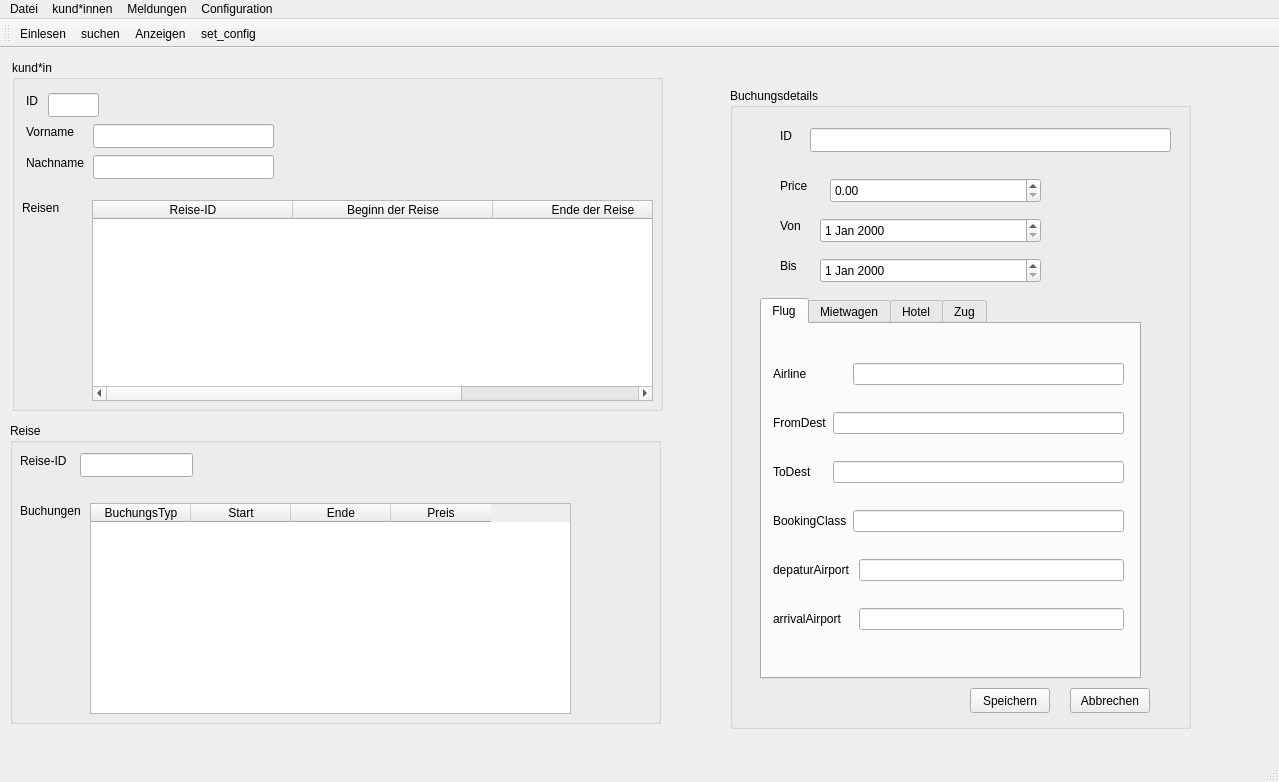
<?xml version="1.0" encoding="UTF-8"?>
<ui version="4.0">
 <class>Travelagencyui</class>
 <widget class="QMainWindow" name="Travelagencyui">
  <property name="geometry">
   <rect>
    <x>0</x>
    <y>0</y>
    <width>1279</width>
    <height>782</height>
   </rect>
  </property>
  <property name="windowTitle">
   <string>MainWindow</string>
  </property>
  <widget class="QWidget" name="centralwidget">
   <widget class="QGroupBox" name="customerGroupBox">
    <property name="geometry">
     <rect>
      <x>12</x>
      <y>12</y>
      <width>651</width>
      <height>351</height>
     </rect>
    </property>
    <property name="title">
     <string>kund*in</string>
    </property>
    <widget class="QLabel" name="label">
     <property name="geometry">
      <rect>
       <x>14</x>
       <y>33</y>
       <width>16</width>
       <height>16</height>
      </rect>
     </property>
     <property name="text">
      <string>ID</string>
     </property>
    </widget>
    <widget class="QLabel" name="label_2">
     <property name="geometry">
      <rect>
       <x>14</x>
       <y>64</y>
       <width>52</width>
       <height>16</height>
      </rect>
     </property>
     <property name="text">
      <string>Vorname</string>
     </property>
    </widget>
    <widget class="QLabel" name="label_3">
     <property name="geometry">
      <rect>
       <x>14</x>
       <y>95</y>
       <width>60</width>
       <height>16</height>
      </rect>
     </property>
     <property name="text">
      <string>Nachname</string>
     </property>
    </widget>
    <widget class="QLineEdit" name="customerIdEdit">
     <property name="geometry">
      <rect>
       <x>36</x>
       <y>33</y>
       <width>51</width>
       <height>24</height>
      </rect>
     </property>
    </widget>
    <widget class="QLineEdit" name="customerVornameEdit">
     <property name="geometry">
      <rect>
       <x>81</x>
       <y>64</y>
       <width>181</width>
       <height>24</height>
      </rect>
     </property>
    </widget>
    <widget class="QLineEdit" name="customerNachnameedit">
     <property name="geometry">
      <rect>
       <x>81</x>
       <y>95</y>
       <width>181</width>
       <height>24</height>
      </rect>
     </property>
    </widget>
    <widget class="QTableWidget" name="customerTravelTable">
     <property name="geometry">
      <rect>
       <x>80</x>
       <y>140</y>
       <width>561</width>
       <height>201</height>
      </rect>
     </property>
     <attribute name="horizontalHeaderDefaultSectionSize">
      <number>200</number>
     </attribute>
     <attribute name="verticalHeaderMinimumSectionSize">
      <number>24</number>
     </attribute>
     <attribute name="verticalHeaderDefaultSectionSize">
      <number>37</number>
     </attribute>
     <column>
      <property name="text">
       <string>Reise-ID</string>
      </property>
     </column>
     <column>
      <property name="text">
       <string>Beginn der Reise</string>
      </property>
     </column>
     <column>
      <property name="text">
       <string>Ende der Reise</string>
      </property>
     </column>
    </widget>
    <widget class="QLabel" name="label_4">
     <property name="geometry">
      <rect>
       <x>10</x>
       <y>140</y>
       <width>38</width>
       <height>16</height>
      </rect>
     </property>
     <property name="text">
      <string>Reisen</string>
     </property>
    </widget>
   </widget>
   <widget class="QGroupBox" name="travelGroupBox">
    <property name="geometry">
     <rect>
      <x>10</x>
      <y>375</y>
      <width>651</width>
      <height>301</height>
     </rect>
    </property>
    <property name="title">
     <string>Reise</string>
    </property>
    <widget class="QLabel" name="label_5">
     <property name="geometry">
      <rect>
       <x>10</x>
       <y>30</y>
       <width>55</width>
       <height>16</height>
      </rect>
     </property>
     <property name="text">
      <string>Reise-ID</string>
     </property>
    </widget>
    <widget class="QLineEdit" name="travelIdEdit">
     <property name="geometry">
      <rect>
       <x>70</x>
       <y>30</y>
       <width>113</width>
       <height>24</height>
      </rect>
     </property>
    </widget>
    <widget class="QLabel" name="label_6">
     <property name="geometry">
      <rect>
       <x>10</x>
       <y>80</y>
       <width>61</width>
       <height>16</height>
      </rect>
     </property>
     <property name="text">
      <string>Buchungen</string>
     </property>
    </widget>
    <widget class="QTableWidget" name="travelTable">
     <property name="geometry">
      <rect>
       <x>80</x>
       <y>80</y>
       <width>481</width>
       <height>211</height>
      </rect>
     </property>
     <column>
      <property name="text">
       <string>BuchungsTyp</string>
      </property>
     </column>
     <column>
      <property name="text">
       <string>Start</string>
      </property>
     </column>
     <column>
      <property name="text">
       <string>Ende</string>
      </property>
     </column>
     <column>
      <property name="text">
       <string>Preis</string>
      </property>
     </column>
    </widget>
   </widget>
   <widget class="QGroupBox" name="bookingGroupBox">
    <property name="geometry">
     <rect>
      <x>730</x>
      <y>40</y>
      <width>461</width>
      <height>641</height>
     </rect>
    </property>
    <property name="title">
     <string>Buchungsdetails</string>
    </property>
    <widget class="QTabWidget" name="tabWidget">
     <property name="geometry">
      <rect>
       <x>30</x>
       <y>210</y>
       <width>381</width>
       <height>381</height>
      </rect>
     </property>
     <property name="currentIndex">
      <number>0</number>
     </property>
     <widget class="QWidget" name="flug">
      <attribute name="title">
       <string>Flug</string>
      </attribute>
      <widget class="QWidget" name="layoutWidget">
       <property name="geometry">
        <rect>
         <x>11</x>
         <y>18</y>
         <width>351</width>
         <height>311</height>
        </rect>
       </property>
       <layout class="QGridLayout" name="gridLayout_2">
        <item row="0" column="0">
         <widget class="QLabel" name="label_11">
          <property name="text">
           <string>Airline</string>
          </property>
         </widget>
        </item>
        <item row="0" column="2" colspan="2">
         <widget class="QLineEdit" name="airlineEdit"/>
        </item>
        <item row="1" column="0">
         <widget class="QLabel" name="label_12">
          <property name="text">
           <string>FromDest</string>
          </property>
         </widget>
        </item>
        <item row="1" column="1" colspan="3">
         <widget class="QLineEdit" name="fromDateFlug"/>
        </item>
        <item row="2" column="0">
         <widget class="QLabel" name="label_13">
          <property name="text">
           <string>ToDest</string>
          </property>
         </widget>
        </item>
        <item row="2" column="1" colspan="3">
         <widget class="QLineEdit" name="toDateflug"/>
        </item>
        <item row="3" column="0" colspan="2">
         <widget class="QLabel" name="label_14">
          <property name="text">
           <string>BookingClass</string>
          </property>
         </widget>
        </item>
        <item row="3" column="2" colspan="2">
         <widget class="QLineEdit" name="bookingclassFlug"/>
        </item>
        <item row="4" column="0" colspan="3">
         <widget class="QLabel" name="label_28">
          <property name="text">
           <string>depaturAirport</string>
          </property>
         </widget>
        </item>
        <item row="4" column="3">
         <widget class="QLineEdit" name="departurAirportNameEdit"/>
        </item>
        <item row="5" column="0" colspan="2">
         <widget class="QLabel" name="label_29">
          <property name="text">
           <string>arrivalAirport</string>
          </property>
         </widget>
        </item>
        <item row="5" column="3">
         <widget class="QLineEdit" name="arrivalAirportNameEdit"/>
        </item>
       </layout>
      </widget>
     </widget>
     <widget class="QWidget" name="mietwagen">
      <attribute name="title">
       <string>Mietwagen</string>
      </attribute>
      <widget class="QWidget" name="layoutWidget">
       <property name="geometry">
        <rect>
         <x>20</x>
         <y>40</y>
         <width>341</width>
         <height>241</height>
        </rect>
       </property>
       <layout class="QGridLayout" name="gridLayout_3">
        <item row="0" column="0">
         <widget class="QLabel" name="label_15">
          <property name="text">
           <string>PickupLocation</string>
          </property>
         </widget>
        </item>
        <item row="0" column="1" colspan="2">
         <widget class="QLineEdit" name="pickuplocationEdit"/>
        </item>
        <item row="1" column="0" colspan="2">
         <widget class="QLabel" name="label_16">
          <property name="text">
           <string>returnLocation</string>
          </property>
         </widget>
        </item>
        <item row="1" column="2">
         <widget class="QLineEdit" name="returnlocationedit"/>
        </item>
        <item row="2" column="0" colspan="2">
         <widget class="QLabel" name="label_17">
          <property name="text">
           <string>Company</string>
          </property>
         </widget>
        </item>
        <item row="2" column="2">
         <widget class="QLineEdit" name="companyedit"/>
        </item>
        <item row="3" column="0" colspan="2">
         <widget class="QLabel" name="label_18">
          <property name="text">
           <string>VehicleClass</string>
          </property>
         </widget>
        </item>
        <item row="3" column="2">
         <widget class="QLineEdit" name="vehicleclassedit"/>
        </item>
       </layout>
      </widget>
     </widget>
     <widget class="QWidget" name="hotel">
      <attribute name="title">
       <string>Hotel</string>
      </attribute>
      <widget class="QWidget" name="layoutWidget">
       <property name="geometry">
        <rect>
         <x>13</x>
         <y>40</y>
         <width>361</width>
         <height>151</height>
        </rect>
       </property>
       <layout class="QGridLayout" name="gridLayout">
        <item row="0" column="0">
         <widget class="QLabel" name="label_19">
          <property name="text">
           <string>Hotel</string>
          </property>
         </widget>
        </item>
        <item row="0" column="1">
         <widget class="QLineEdit" name="hotelEdit"/>
        </item>
        <item row="1" column="0">
         <widget class="QLabel" name="label_20">
          <property name="text">
           <string>Town</string>
          </property>
         </widget>
        </item>
        <item row="1" column="1">
         <widget class="QLineEdit" name="townEdit"/>
        </item>
        <item row="2" column="0">
         <widget class="QLabel" name="label_21">
          <property name="text">
           <string>Roomtype</string>
          </property>
         </widget>
        </item>
        <item row="2" column="1">
         <widget class="QLineEdit" name="roomtypeedit"/>
        </item>
       </layout>
      </widget>
     </widget>
     <widget class="QWidget" name="zug">
      <attribute name="title">
       <string>Zug</string>
      </attribute>
      <widget class="QLabel" name="label_27">
       <property name="geometry">
        <rect>
         <x>40</x>
         <y>180</y>
         <width>41</width>
         <height>16</height>
        </rect>
       </property>
       <property name="text">
        <string>Über</string>
       </property>
      </widget>
      <widget class="QListWidget" name="connectionsStationlistWidget">
       <property name="geometry">
        <rect>
         <x>100</x>
         <y>180</y>
         <width>261</width>
         <height>161</height>
        </rect>
       </property>
      </widget>
      <widget class="QWidget" name="layoutWidget">
       <property name="geometry">
        <rect>
         <x>30</x>
         <y>20</y>
         <width>341</width>
         <height>152</height>
        </rect>
       </property>
       <layout class="QGridLayout" name="gridLayout_4">
        <item row="0" column="0">
         <widget class="QLabel" name="label_22">
          <property name="text">
           <string>Von</string>
          </property>
         </widget>
        </item>
        <item row="0" column="1" colspan="3">
         <widget class="QLineEdit" name="fromDestEdit"/>
        </item>
        <item row="1" column="0" colspan="2">
         <widget class="QLabel" name="label_23">
          <property name="text">
           <string>Abfahrt</string>
          </property>
         </widget>
        </item>
        <item row="1" column="2" colspan="2">
         <widget class="QTimeEdit" name="departureTimeEdit"/>
        </item>
        <item row="2" column="0">
         <widget class="QLabel" name="label_24">
          <property name="text">
           <string>Nach</string>
          </property>
         </widget>
        </item>
        <item row="2" column="3">
         <widget class="QLineEdit" name="toDestEdit"/>
        </item>
        <item row="3" column="0" colspan="2">
         <widget class="QLabel" name="label_25">
          <property name="text">
           <string>Ankunft</string>
          </property>
         </widget>
        </item>
        <item row="3" column="3">
         <widget class="QTimeEdit" name="arrivalTimeEdit"/>
        </item>
        <item row="4" column="0" colspan="3">
         <widget class="QLabel" name="label_26">
          <property name="text">
           <string>TicketType</string>
          </property>
         </widget>
        </item>
        <item row="4" column="3">
         <widget class="QLineEdit" name="ticketTypEdit"/>
        </item>
       </layout>
      </widget>
     </widget>
    </widget>
    <widget class="QLabel" name="label_7">
     <property name="geometry">
      <rect>
       <x>50</x>
       <y>40</y>
       <width>16</width>
       <height>16</height>
      </rect>
     </property>
     <property name="text">
      <string>ID</string>
     </property>
    </widget>
    <widget class="QLabel" name="label_8">
     <property name="geometry">
      <rect>
       <x>50</x>
       <y>90</y>
       <width>31</width>
       <height>16</height>
      </rect>
     </property>
     <property name="text">
      <string>Price</string>
     </property>
    </widget>
    <widget class="QLabel" name="label_9">
     <property name="geometry">
      <rect>
       <x>50</x>
       <y>130</y>
       <width>31</width>
       <height>16</height>
      </rect>
     </property>
     <property name="text">
      <string>Von</string>
     </property>
    </widget>
    <widget class="QLabel" name="label_10">
     <property name="geometry">
      <rect>
       <x>50</x>
       <y>170</y>
       <width>31</width>
       <height>16</height>
      </rect>
     </property>
     <property name="text">
      <string>Bis</string>
     </property>
    </widget>
    <widget class="QLineEdit" name="bookingIdEdit">
     <property name="geometry">
      <rect>
       <x>80</x>
       <y>40</y>
       <width>361</width>
       <height>24</height>
      </rect>
     </property>
    </widget>
    <widget class="QDoubleSpinBox" name="priceSpinBox">
     <property name="geometry">
      <rect>
       <x>100</x>
       <y>90</y>
       <width>211</width>
       <height>25</height>
      </rect>
     </property>
    </widget>
    <widget class="QDateEdit" name="fromDateEdit">
     <property name="geometry">
      <rect>
       <x>90</x>
       <y>130</y>
       <width>221</width>
       <height>25</height>
      </rect>
     </property>
    </widget>
    <widget class="QDateEdit" name="toDateEdit">
     <property name="geometry">
      <rect>
       <x>90</x>
       <y>170</y>
       <width>221</width>
       <height>25</height>
      </rect>
     </property>
    </widget>
    <widget class="QPushButton" name="savePushButton">
     <property name="geometry">
      <rect>
       <x>240</x>
       <y>600</y>
       <width>80</width>
       <height>25</height>
      </rect>
     </property>
     <property name="text">
      <string>Speichern</string>
     </property>
    </widget>
    <widget class="QPushButton" name="cancelPushButton">
     <property name="geometry">
      <rect>
       <x>340</x>
       <y>600</y>
       <width>80</width>
       <height>25</height>
      </rect>
     </property>
     <property name="text">
      <string>Abbrechen</string>
     </property>
    </widget>
   </widget>
  </widget>
  <widget class="QMenuBar" name="menubar">
   <property name="geometry">
    <rect>
     <x>0</x>
     <y>0</y>
     <width>1279</width>
     <height>25</height>
    </rect>
   </property>
   <widget class="QMenu" name="menuDatei">
    <property name="title">
     <string>Datei</string>
    </property>
    <addaction name="actionEinlesen"/>
    <addaction name="actionExit"/>
    <addaction name="actionSpeichern"/>
   </widget>
   <widget class="QMenu" name="menukund_innen">
    <property name="title">
     <string>kund*innen</string>
    </property>
    <addaction name="actionsuchen"/>
   </widget>
   <widget class="QMenu" name="menuMeldungen">
    <property name="title">
     <string>Meldungen</string>
    </property>
    <addaction name="actionAnzeigen"/>
   </widget>
   <widget class="QMenu" name="menuConfiguration">
    <property name="title">
     <string>Configuration</string>
    </property>
    <addaction name="actionset_config"/>
   </widget>
   <addaction name="menuDatei"/>
   <addaction name="menukund_innen"/>
   <addaction name="menuMeldungen"/>
   <addaction name="menuConfiguration"/>
  </widget>
  <widget class="QStatusBar" name="statusbar"/>
  <widget class="QToolBar" name="toolBar">
   <property name="windowTitle">
    <string>toolBar</string>
   </property>
   <attribute name="toolBarArea">
    <enum>TopToolBarArea</enum>
   </attribute>
   <attribute name="toolBarBreak">
    <bool>false</bool>
   </attribute>
   <addaction name="actionEinlesen"/>
   <addaction name="actionsuchen"/>
   <addaction name="actionAnzeigen"/>
   <addaction name="actionset_config"/>
  </widget>
  <action name="actionEinlesen">
   <property name="icon">
    <iconset resource="Ressource.qrc">
     <normaloff>:/new/iconss/folder.png</normaloff>:/new/iconss/folder.png</iconset>
   </property>
   <property name="text">
    <string>Einlesen</string>
   </property>
   <property name="shortcut">
    <string>Ctrl+I</string>
   </property>
  </action>
  <action name="actionExit">
   <property name="text">
    <string>Exit</string>
   </property>
  </action>
  <action name="actionsuchen">
   <property name="icon">
    <iconset resource="Ressource.qrc">
     <normaloff>:/new/iconss/search.png</normaloff>:/new/iconss/search.png</iconset>
   </property>
   <property name="text">
    <string>suchen</string>
   </property>
  </action>
  <action name="actionSpeichern">
   <property name="text">
    <string>Speichern</string>
   </property>
  </action>
  <action name="actionAnzeigen">
   <property name="icon">
    <iconset resource="Ressource.qrc">
     <normaloff>:/new/iconss/meldung.jpg</normaloff>:/new/iconss/meldung.jpg</iconset>
   </property>
   <property name="text">
    <string>Anzeigen</string>
   </property>
  </action>
  <action name="actionset_config">
   <property name="icon">
    <iconset resource="Ressource.qrc">
     <normaloff>:/new/iconss/configuration.jpg</normaloff>:/new/iconss/configuration.jpg</iconset>
   </property>
   <property name="text">
    <string>set_config</string>
   </property>
  </action>
 </widget>
 <resources>
  <include location="Ressource.qrc"/>
 </resources>
 <connections/>
</ui>
